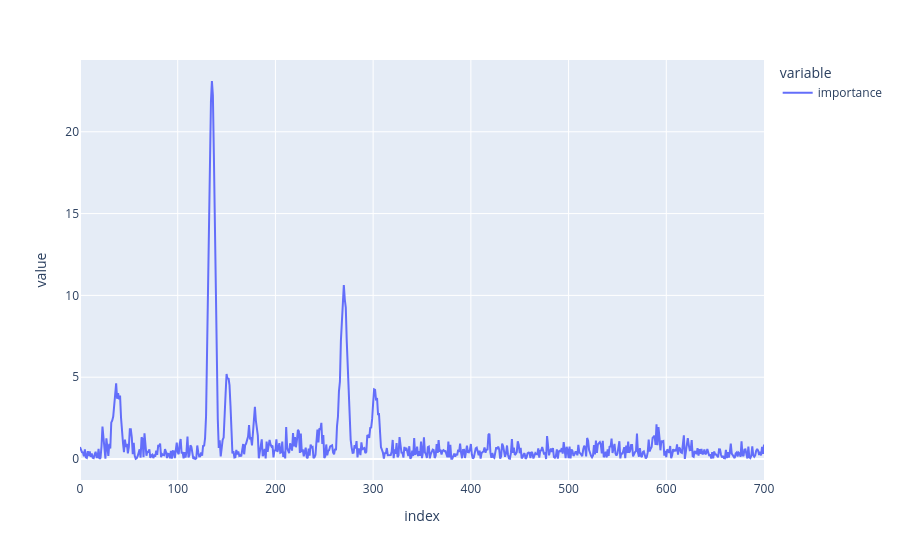

Notebook source saved alongside this figure:
### Code cell
X_sv = svm_model[3].support_vectors_            # shape (n_SV, n_features)
alpha_dual = svm_model[3].dual_coef_.ravel()    # shape (n_SV,)

# Calculando os coeficientes p usando os vetores de suporte e os multiplicadores de Lagrange
pvetor = pd.DataFrame({'energia' : Xcalclass.columns,
                       'importance': (X_sv.T) @ alpha_dual})
pvetor['importance'] = np.abs(pvetor['importance'])
pvetor['importance'].plot()

### Figure 1 — Plotly figure (JSON) as saved in the notebook; plotly's stock layout.template omitted (floating-point values rounded to 4 significant figures; data arrays with more than 128 entries replaced by an {"elided": "..."} marker saying what was removed)
{"data": [{"hovertemplate": "variable=importance<br>index=%{x}<br>value=%{y}<extra></extra>", "legendgroup": "importance", "line": {"color": "#636efa", "dash": "solid"}, "marker": {"symbol": "circle"}, "mode": "lines", "name": "importance", "orientation": "v", "showlegend": true, "type": "scatter", "x": {"elided": "701 int values"}, "xaxis": "x", "y": {"elided": "701 float values"}, "yaxis": "y"}], "layout": {"legend": {"title": {"text": "variable"}, "tracegroupgap": 0}, "margin": {"t": 60}, "xaxis": {"anchor": "y", "domain": [0, 1], "title": {"text": "index"}}, "yaxis": {"anchor": "x", "domain": [0, 1], "title": {"text": "value"}}}}
